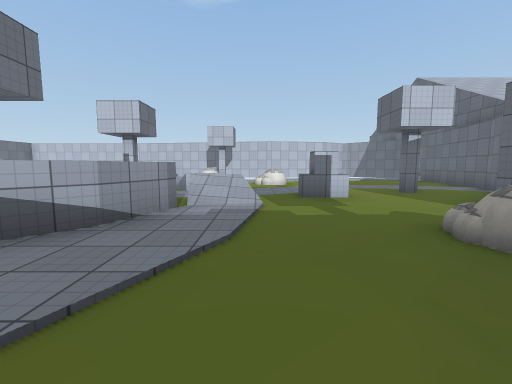
[1] (above)

24 first-person views from a walk through a Unity game level. The camera is 1.4 m above the floor, tilts 6° down and sees 90° across. The floor is counted in squares, 2 m on a side. Each view is taken from the middle of a square. On the plan, view 1 faces up. The plan holds only what a view shows up to about 9 squares ahead; the rest is blank. The place goes on beyond the plan. The player character is not drawn. Some surface patterns are stand-ins.

[2]
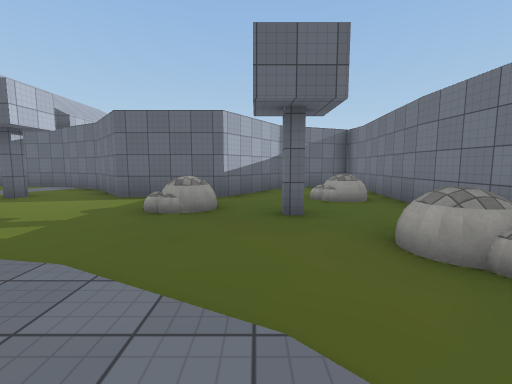

[3]
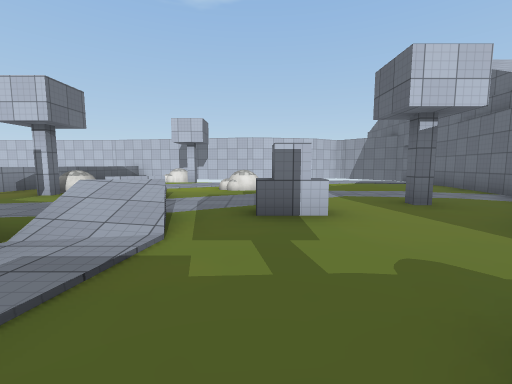

[4]
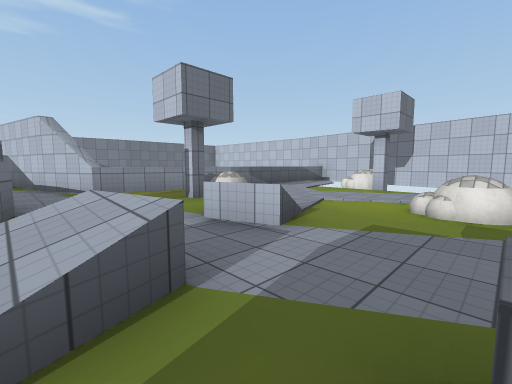

[5]
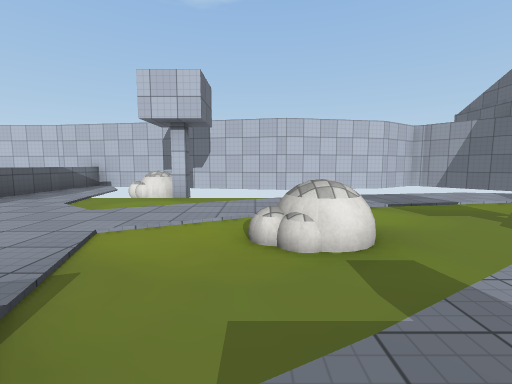

[6]
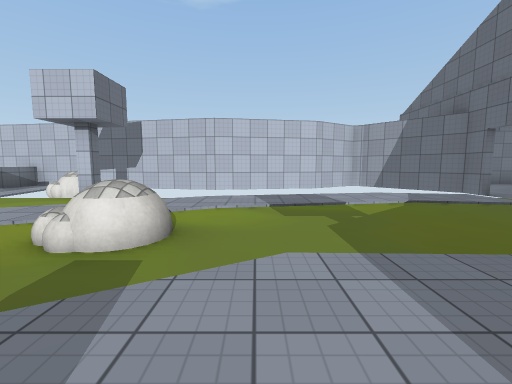

[7]
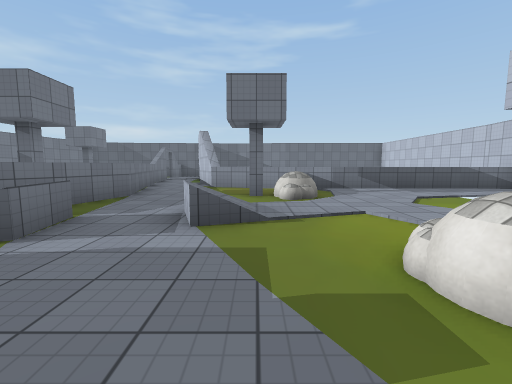

[8]
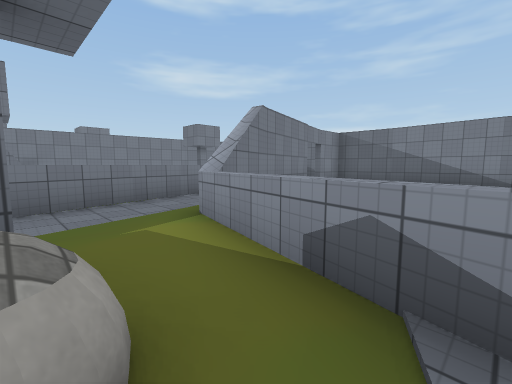

[9]
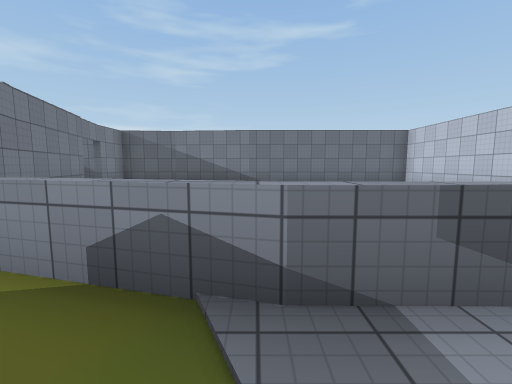

[10]
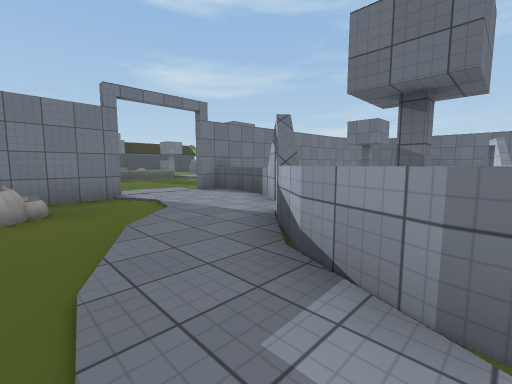

[11]
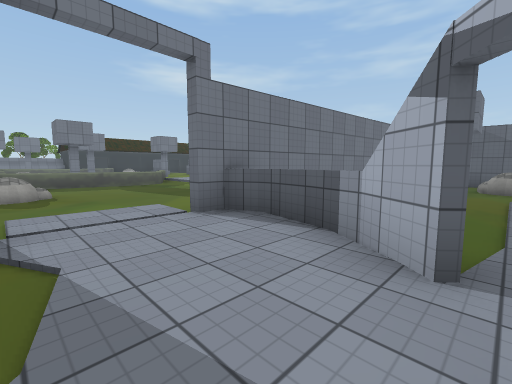

[12]
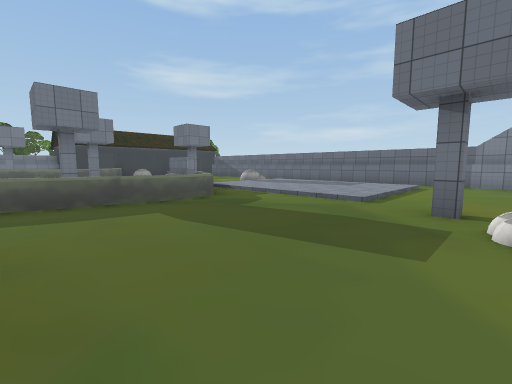

[13]
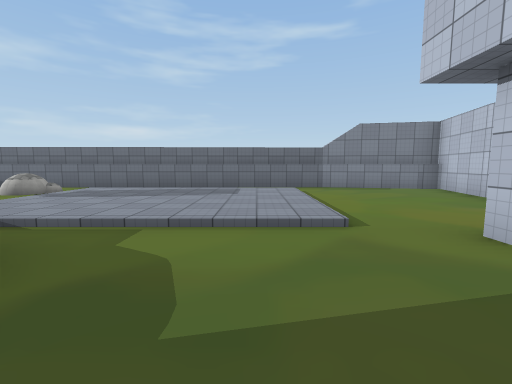

[14]
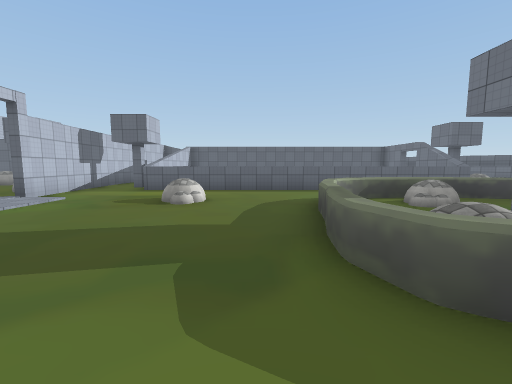

[15]
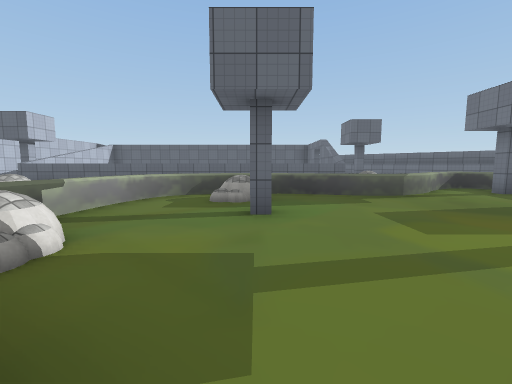

[16]
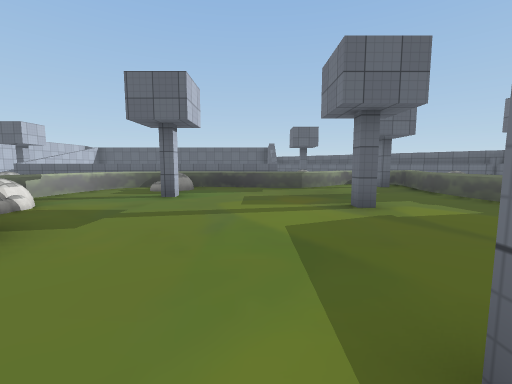

[17]
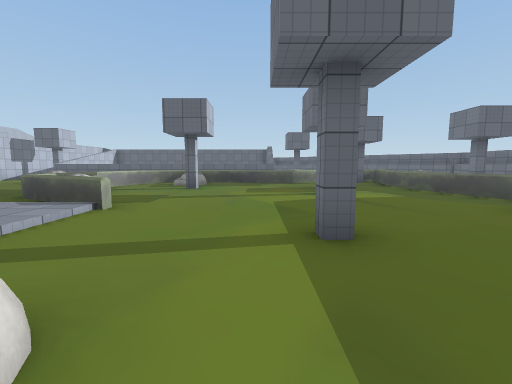

[18]
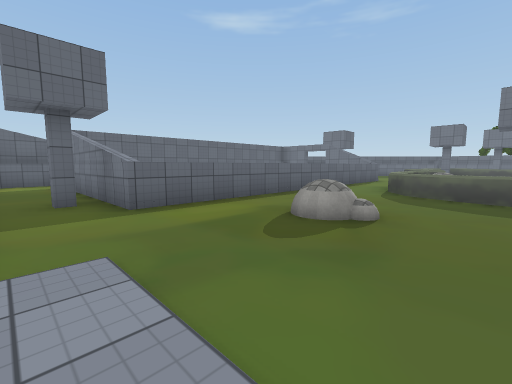

[19]
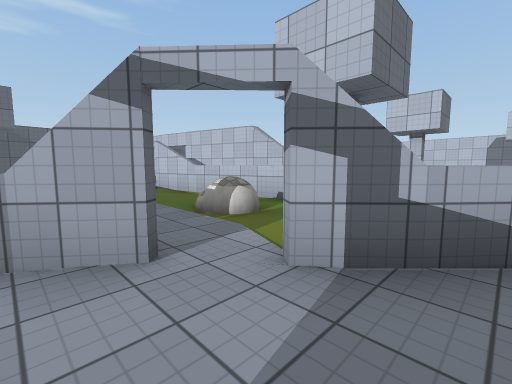

[20]
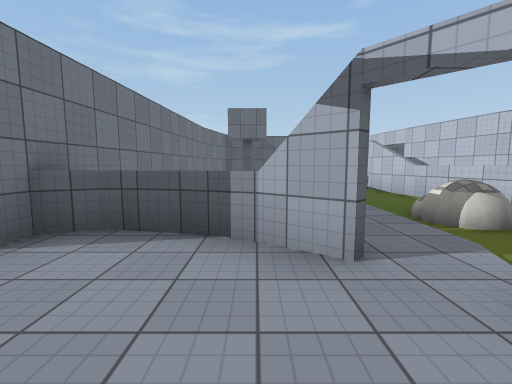

[21]
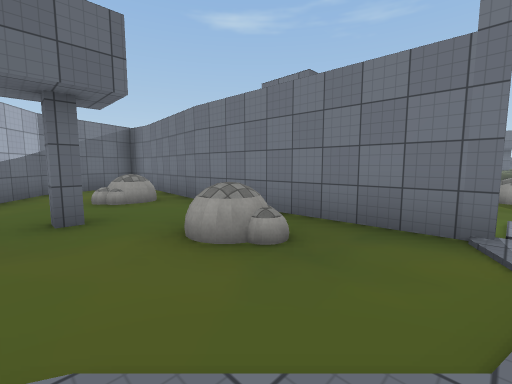

[22]
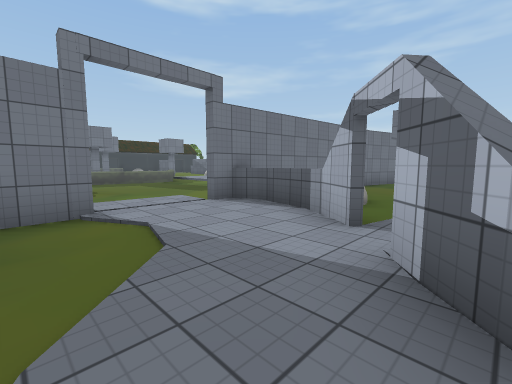

[23]
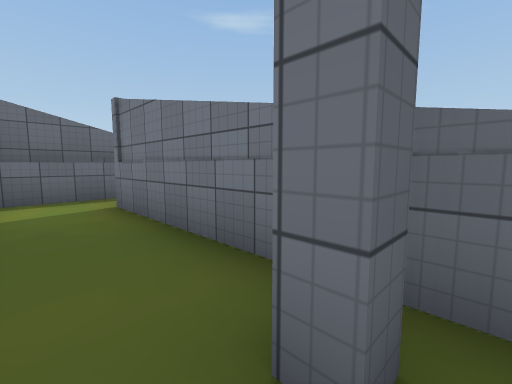

[24]
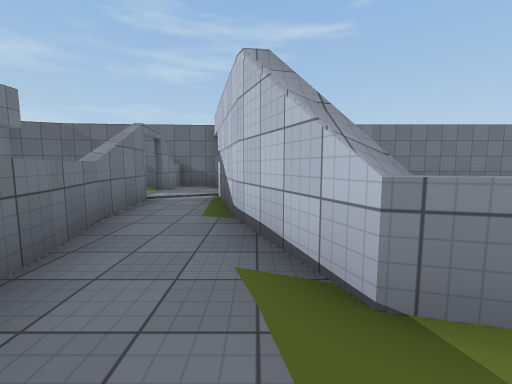

### Floor plan
Key: @ floor where view 1 was taken; # wall or solid block; . main floor; : floor 0.25 m higher than the main floor; / step, stairs or slope; = window, fence, low wall or low ledge; ^ raised ledge; O other object.
Columns run from 14 left of view 1 to 7 right of it. Each row starts with its distance up from view 1.
 15         #^####
 14 ##       ^.OO       ##
 13 #        ^.OO        #
 12 #        ^............
 11  #       ^...........#
 10  #      .^..../O.....#
  9 #       ^.O/..OO.....#
  8 #       ^.#.//.......#
  7 #      #^...==.......#
  6 #   #### .......#.#.##
  5 ###### ..^^^#==....##
  4  ##=##^^..  ^.....##
  3  ##.   .OO# ^.....#
  2  #     .OO###...OO##
  1  #OO..... ##.......###
  0  ###....O##...@.#....#
 -1  # #....O^....O...O..#
 -2  #########...#########
 -3  #....  O........... ^
 -4  #......O......#.....^
 -5  ^.....#......^######^
 -6  ^/////.....O.^
 -7  #/:::/.......^
 -8  #/:::/.......^
 -9  #/:::/.O^^^..^
-10  #/:::/^O..=^.^
-11  #/:::/.....O ^
-12  #/........OO ^
-13  #OO........^ ^
-14  #..........^ ^
-15  # ..#......^ ##
-16    .........^=

Positions as (right, up) in squares from view 1, and headings:
1: (0, 0), facing up
2: (-2, 1), facing right
3: (1, 2), facing up
4: (1, 5), facing up-left
5: (0, 7), facing up
6: (2, 7), facing up
7: (2, 8), facing left
8: (-4, 10), facing down-left
9: (-4, 10), facing left
10: (0, 4), facing down-left
11: (-2, 1), facing down-left
12: (-3, -4), facing down-left
13: (-5, -7), facing left
14: (-8, -8), facing right
15: (-8, -12), facing right
16: (-10, -14), facing right
17: (-12, -14), facing right
18: (-4, -3), facing down-right
19: (-2, 0), facing up-left
20: (-2, 0), facing left
21: (-2, 1), facing down-right
22: (-1, 2), facing down-left
23: (1, -3), facing down-right
24: (-5, 6), facing left
